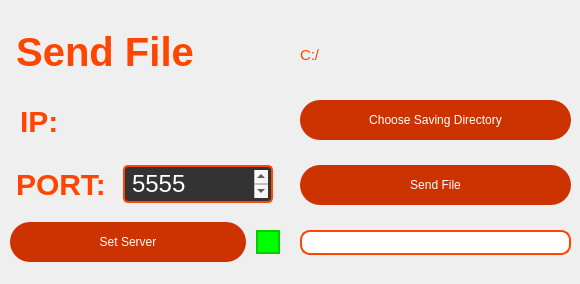
<?xml version="1.0" encoding="UTF-8"?>
<ui version="4.0">
 <class>MainWindow</class>
 <widget class="QMainWindow" name="MainWindow">
  <property name="geometry">
   <rect>
    <x>0</x>
    <y>0</y>
    <width>580</width>
    <height>284</height>
   </rect>
  </property>
  <property name="windowTitle">
   <string>Send File</string>
  </property>
  <widget class="QWidget" name="centralwidget">
   <widget class="QWidget" name="verticalLayoutWidget">
    <property name="geometry">
     <rect>
      <x>10</x>
      <y>10</y>
      <width>271</width>
      <height>271</height>
     </rect>
    </property>
    <layout class="QVBoxLayout" name="verticalLayout">
     <property name="spacing">
      <number>2</number>
     </property>
     <item>
      <widget class="QLabel" name="label">
       <property name="maximumSize">
        <size>
         <width>190</width>
         <height>50</height>
        </size>
       </property>
       <property name="styleSheet">
        <string notr="true">QLabel {
    font-family: Arial, sans-serif;
    font-size: 40px; /* Larger font size */
    font-weight: bold; /* Make the text bold */
    color: #FF4500; /* Text color (example: DarkOrange) */
    background: transparent; /* No background */
    text-align: center; /* Center the text horizontally */

}</string>
       </property>
       <property name="text">
        <string>Send File</string>
       </property>
       <property name="alignment">
        <set>Qt::AlignCenter</set>
       </property>
      </widget>
     </item>
     <item>
      <layout class="QHBoxLayout" name="horizontalLayout">
       <property name="spacing">
        <number>1</number>
       </property>
       <item>
        <widget class="QLabel" name="label_2">
         <property name="maximumSize">
          <size>
           <width>40</width>
           <height>30</height>
          </size>
         </property>
         <property name="styleSheet">
          <string notr="true">QLabel {
    font-family: Arial, sans-serif;
    font-size: 30px; /* Larger font size */
    font-weight: bold; /* Make the text bold */
    color: #FF4500; /* Red text color (example: DarkOrange) */
    background: transparent; /* No background */
    text-align: center; /* Center the text horizontally */
}
</string>
         </property>
         <property name="text">
          <string>IP:</string>
         </property>
        </widget>
       </item>
       <item>
        <widget class="QLabel" name="ip_label">
         <property name="maximumSize">
          <size>
           <width>200</width>
           <height>50</height>
          </size>
         </property>
         <property name="styleSheet">
          <string notr="true">QLabel {
    font-family: Arial, sans-serif;
    font-size: 25px; /* Larger font size */
    color: #ff8457;/* Red text color (example: DarkOrange) */
    background: transparent; /* No background */
    text-align: center; /* Center the text horizontally */
}
</string>
         </property>
         <property name="text">
          <string/>
         </property>
         <property name="alignment">
          <set>Qt::AlignCenter</set>
         </property>
        </widget>
       </item>
      </layout>
     </item>
     <item>
      <layout class="QHBoxLayout" name="horizontalLayout_3">
       <property name="spacing">
        <number>1</number>
       </property>
       <item>
        <widget class="QLabel" name="label_4">
         <property name="maximumSize">
          <size>
           <width>100</width>
           <height>30</height>
          </size>
         </property>
         <property name="styleSheet">
          <string notr="true">QLabel {
    font-family: Arial, sans-serif;
    font-size: 30px; /* Larger font size */
    font-weight: bold; /* Make the text bold */
    color: #FF4500; /* Red text color (example: DarkOrange) */
    background: transparent; /* No background */
    text-align: center; /* Center the text horizontally */
}
</string>
         </property>
         <property name="text">
          <string>PORT:</string>
         </property>
        </widget>
       </item>
       <item>
        <widget class="QTextEdit" name="port_text_edit">
         <property name="maximumSize">
          <size>
           <width>150</width>
           <height>38</height>
          </size>
         </property>
         <property name="styleSheet">
          <string notr="true">QTextEdit {
    background-color: #333; /* Dark gray background color for QTextEdit */
    color: #FFF; /* White text color */
    border: 2px solid #FF4500; /* Red border around the QTextEdit */
    border-radius: 5px; /* Rounded corners */
    padding: 3px; /* Padding for text content */
}

QTextEdit:hover {
    border: 2px solid #FF6600; /* Red border on hover */
}

QTextEdit:focus {
    border: 2px solid #FF3300; /* Red border when QTextEdit is in focus */
}
</string>
         </property>
         <property name="html">
          <string>&lt;!DOCTYPE HTML PUBLIC &quot;-//W3C//DTD HTML 4.0//EN&quot; &quot;http://www.w3.org/TR/REC-html40/strict.dtd&quot;&gt;
&lt;html&gt;&lt;head&gt;&lt;meta name=&quot;qrichtext&quot; content=&quot;1&quot; /&gt;&lt;meta charset=&quot;utf-8&quot; /&gt;&lt;style type=&quot;text/css&quot;&gt;
p, li { white-space: pre-wrap; }
hr { height: 1px; border-width: 0; }
li.unchecked::marker { content: &quot;\2610&quot;; }
li.checked::marker { content: &quot;\2612&quot;; }
&lt;/style&gt;&lt;/head&gt;&lt;body style=&quot; font-family:'.AppleSystemUIFont'; font-size:13pt; font-weight:400; font-style:normal;&quot;&gt;
&lt;p style=&quot; margin-top:0px; margin-bottom:0px; margin-left:0px; margin-right:0px; -qt-block-indent:0; text-indent:0px;&quot;&gt;&lt;span style=&quot; font-size:18pt;&quot;&gt;5555&lt;/span&gt;&lt;/p&gt;&lt;/body&gt;&lt;/html&gt;</string>
         </property>
        </widget>
       </item>
      </layout>
     </item>
     <item>
      <layout class="QHBoxLayout" name="horizontalLayout_4">
       <property name="spacing">
        <number>5</number>
       </property>
       <item>
        <widget class="QPushButton" name="set_server">
         <property name="maximumSize">
          <size>
           <width>400</width>
           <height>40</height>
          </size>
         </property>
         <property name="styleSheet">
          <string notr="true">QMainWindow QPushButton {
    background-color: #CC3300; /* Darker red background color */
    color: #FFF; /* White text color */
    border: none; /* Remove the button border */
    border-radius: 20px; /* Make the button round by increasing border-radius */
    padding: 10px; /* Adjust padding for button content */
}

QMainWindow QPushButton:hover {
    background-color: #FF4500; /* Lighter red background color on hover */
}

QMainWindow QPushButton:pressed {
    background-color: #AA2200; /* Even darker red background color when pressed */
}</string>
         </property>
         <property name="text">
          <string>Set Server</string>
         </property>
        </widget>
       </item>
       <item>
        <widget class="QCheckBox" name="conn_status_box">
         <property name="maximumSize">
          <size>
           <width>30</width>
           <height>40</height>
          </size>
         </property>
         <property name="styleSheet">
          <string notr="true">QCheckBox {
    border: none; /* Remove the default border */
    border-radius: 50%; /* Make the checkbox round */
    padding: 5px; /* Adjust the padding to increase the checkbox size */
}

QCheckBox::indicator {
    width: 20px; /* Set the width of the indicator (the checkbox itself) */
    height: 20px; /* Set the height of the indicator (the checkbox itself) */
}

QCheckBox::indicator::unchecked {
    background-color: #00FF00; /* Set the background color for the unchecked state (green) */
    border: 2px solid #00CC00; /* Add a border around the unchecked checkbox */
}

QCheckBox::indicator:unchecked:hover {
    background-color: #00CC00; /* Green background on hover for the unchecked state */
}

QCheckBox::indicator:checked {
    background-color: #00CC00; /* Set the background color for the checked state (green) */
    border: 2px solid #009900; /* Add a border around the checked checkbox */
}

QCheckBox::indicator:checked:hover {
    background-color: #009900; /* Green background on hover for the checked state */
}
</string>
         </property>
         <property name="text">
          <string/>
         </property>
         <property name="checkable">
          <bool>false</bool>
         </property>
        </widget>
       </item>
      </layout>
     </item>
    </layout>
   </widget>
   <widget class="QWidget" name="verticalLayoutWidget_2">
    <property name="geometry">
     <rect>
      <x>300</x>
      <y>10</y>
      <width>271</width>
      <height>271</height>
     </rect>
    </property>
    <layout class="QVBoxLayout" name="verticalLayout_2">
     <property name="spacing">
      <number>0</number>
     </property>
     <item>
      <widget class="QLabel" name="dir_label">
       <property name="maximumSize">
        <size>
         <width>400</width>
         <height>40</height>
        </size>
       </property>
       <property name="styleSheet">
        <string notr="true">QLabel {
    font-family: Arial, sans-serif;
    font-size: 15px; /* Larger font size */
    color: #FF4500; /* Red text color (example: DarkOrange) */
    background: transparent; /* No background */
    text-align: center; /* Center the text horizontally */
}
</string>
       </property>
       <property name="text">
        <string>C:/</string>
       </property>
       <property name="alignment">
        <set>Qt::AlignLeading|Qt::AlignLeft|Qt::AlignVCenter</set>
       </property>
       <property name="wordWrap">
        <bool>true</bool>
       </property>
      </widget>
     </item>
     <item>
      <widget class="QPushButton" name="choose_dir_button">
       <property name="maximumSize">
        <size>
         <width>400</width>
         <height>40</height>
        </size>
       </property>
       <property name="styleSheet">
        <string notr="true">QMainWindow QPushButton {
    background-color: #CC3300; /* Darker red background color */
    color: #FFF; /* White text color */
    border: none; /* Remove the button border */
    border-radius: 20px; /* Make the button round by increasing border-radius */
    padding: 10px; /* Adjust padding for button content */
}

QMainWindow QPushButton:hover {
    background-color: #FF4500; /* Lighter red background color on hover */
}

QMainWindow QPushButton:pressed {
    background-color: #AA2200; /* Even darker red background color when pressed */
}</string>
       </property>
       <property name="text">
        <string>Choose Saving Directory</string>
       </property>
      </widget>
     </item>
     <item>
      <widget class="QPushButton" name="send_file_button">
       <property name="maximumSize">
        <size>
         <width>400</width>
         <height>40</height>
        </size>
       </property>
       <property name="styleSheet">
        <string notr="true">QMainWindow QPushButton {
    background-color: #CC3300; /* Darker red background color */
    color: #FFF; /* White text color */
    border: none; /* Remove the button border */
    border-radius: 20px; /* Make the button round by increasing border-radius */
    padding: 10px; /* Adjust padding for button content */
}

QMainWindow QPushButton:hover {
    background-color: #FF4500; /* Lighter red background color on hover */
}

QMainWindow QPushButton:pressed {
    background-color: #AA2200; /* Even darker red background color when pressed */
}</string>
       </property>
       <property name="text">
        <string>Send File</string>
       </property>
      </widget>
     </item>
     <item>
      <widget class="QProgressBar" name="sending_progress_bar">
       <property name="maximumSize">
        <size>
         <width>400</width>
         <height>25</height>
        </size>
       </property>
       <property name="styleSheet">
        <string notr="true">QProgressBar {
    border: 2px solid #FF4500; /* Add a red border */
    border-radius: 10px; /* Make the progress bar rounded */
    text-align: center; /* Center the text inside the progress bar */
    font-size: 14px; /* Set the font size */
    color: #FFF; /* Set the text color to white */
}

QProgressBar::chunk {
    background-color: #FF4500; /* Set the progress bar chunk color to red */
}</string>
       </property>
       <property name="value">
        <number>0</number>
       </property>
      </widget>
     </item>
    </layout>
   </widget>
  </widget>
 </widget>
 <resources/>
 <connections/>
</ui>
